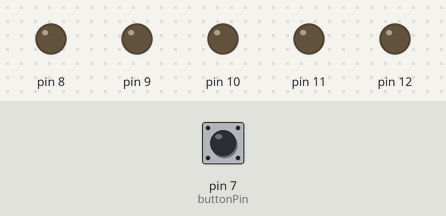
Bench run of a sketch on a simulated Arduino Uno, built with avr-gcc and run on an emulated ATmega328P. Parts: output pins drawn as LEDs (lit = HIGH). The test bench sets the inputs (shaded band); at power-on: pin 7 (buttonPin) LOW. What the sketch prints to the serial monitor is not drawn.

Above: at 1.2 s.
1.3 s: pin 7 (buttonPin) pulled HIGH for 0.15 s
At 1.38 s:
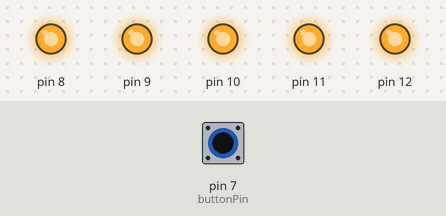
2.9 s: pin 7 (buttonPin) pulled HIGH for 3.2 s
At 6.9 s:
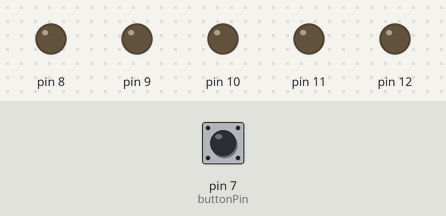
Timing chart, 0 to 8.4 s (numbered marks = the images above; inputs shaded):
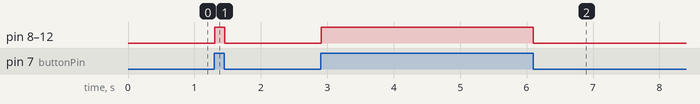

Measured:
- after the input at 1.3 s, pin 8–12: LOW → HIGH at once, → LOW 0.15 s later
- after the input at 2.9 s, pin 8–12: LOW → HIGH at once, → LOW 3.2 s later

The sketch:

button_led.ino
```cpp
int buttonPin = 7;

void setup() {
  Serial.begin(9600);
  pinMode(buttonPin, INPUT);
  pinMode(8, OUTPUT);
  pinMode(9, OUTPUT);
  pinMode(10, OUTPUT);
  pinMode(11, OUTPUT);
  pinMode(12, OUTPUT);
}

void loop() {
  int ButtonState = digitalRead(buttonPin);
  Serial.println(ButtonState);

  if(ButtonState == HIGH){
      digitalWrite(8, HIGH);
      digitalWrite(9, HIGH);
      digitalWrite(10, HIGH);
      digitalWrite(11, HIGH);
      digitalWrite(12, HIGH);
    }
    else {
        digitalWrite(8, LOW);
        digitalWrite(9, LOW);
        digitalWrite(10, LOW);
        digitalWrite(11, LOW);
        digitalWrite(12, LOW);
      }
}
```
